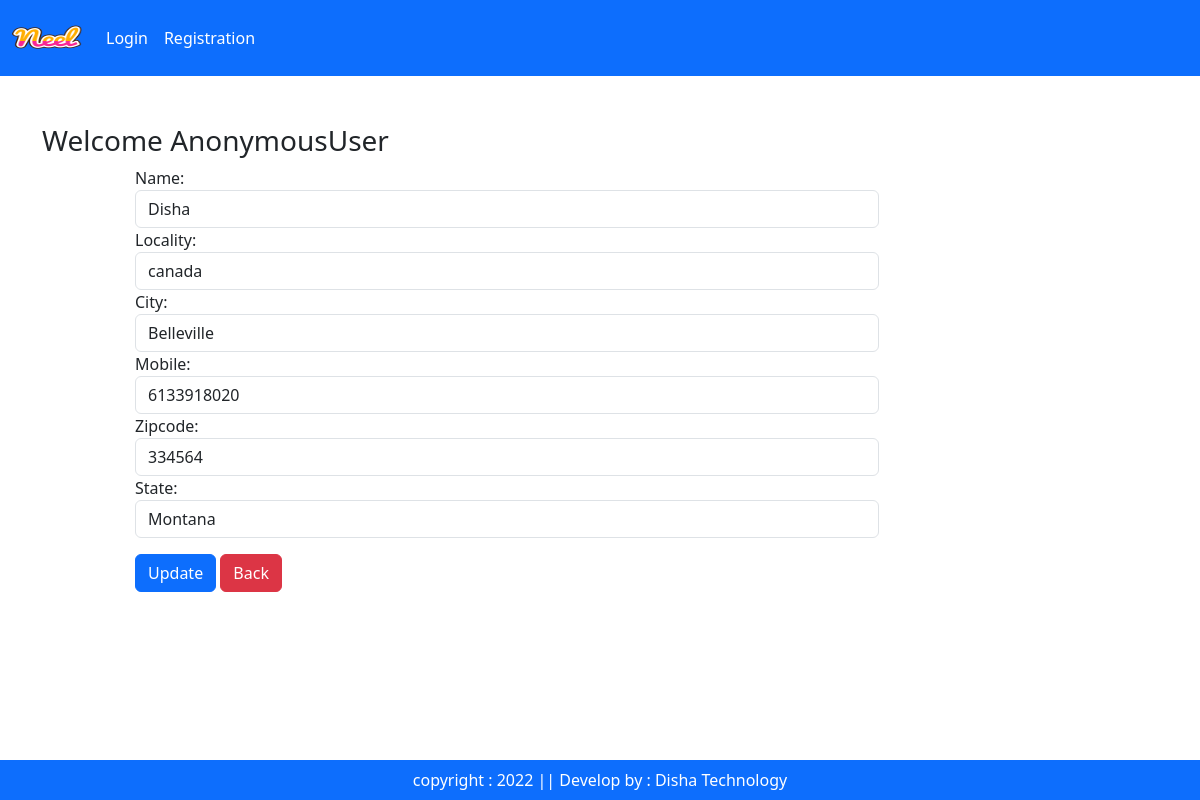
The app's page /updateAddress/1/ with its own data.
### myapp/models.py (models this page shows, shortened)
class Customer(models.Model):
    user = models.ForeignKey(User, on_delete=models.CASCADE)
    name = models.CharField(max_length=200)
    locality = models.CharField(max_length=200)
    city = models.CharField(max_length=200)
    mobile = models.IntegerField(default=0)
    zipcode = models.IntegerField()
    state = models.CharField(choices=STATE_CHOICES, max_length=100)

### myapp/views.py (the view, shortened to what this page needs)
# urls.py: path('updateAddress/<int:pk>/', views.updateAddress.as_view(), name='updateAddress'),
class  updateAddress(View):
    def get(self,request,pk):
        add = Customer.objects.get(pk=pk)
        form = CustomerProfileForm(instance=add)
        return render(request,'updateAddress.html',locals())

### myapp/forms.py
class CustomerProfileForm(forms.ModelForm):  # Add the missing colon here
    class Meta:
        model = Customer
        fields = ['name', 'locality', 'city', 'mobile', 'zipcode', 'state']  # List the fields you want to include
        widgets={
            'name':forms.TextInput(attrs={'class':'form-control'}),
            'locality':forms.TextInput(attrs={'class':'form-control'}),
            'city':forms.TextInput(attrs={'class':'form-control'}),
            'mobile':forms.NumberInput(attrs={'class':'form-control'}),
            'state':forms.Select(attrs={'class':'form-control'}),
            'zipcode':forms.NumberInput(attrs={'class':'form-control'}),
        }

### myapp/templates/updateAddress.html (shortened to what this page needs)
{% extends 'base.html' %}
{% load static %}
{% block main-content %}
<div class="container my-5">
    <div class="row">
        <h3>Welcome <span class="text-capitalize">{{request.user}}</span></h3>
    </div>
<div class="col-sm-8 offset-sm-1">
    <form action="" method="post">
        {% for fm in form %}
        {{fm.label_tag}}
        {{fm}}
        {% endfor %}
        <div class="col-12 mt-3">
            <button type="submit" class="btn btn-primary">Update</button>
<a href="{% url 'address' %}" type="button" class="btn btn-danger">Back</a>
        </div>
    </form>
</div>
</div>
{% endblock main-content %}

### records on screen
Customer: form "Disha" "canada" "Belleville" "6133918020" "334564" "Montana"

### other values on screen
{{ request.user }} "AnonymousUser"
{{ fm.label_tag }} "Name:" "Locality:" "City:" "Mobile:" "Zipcode:" "State:"
